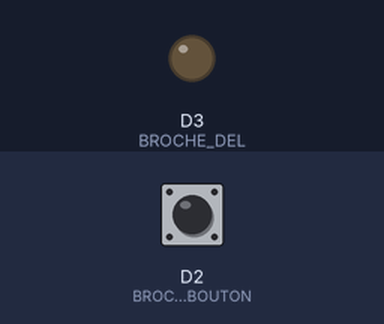
Bench run of a sketch on a simulated Arduino Uno R4 Minima. On the bench: output pins drawn as LEDs (lit = HIGH). Dashed ring = blinking. The test bench sets the inputs (shaded band); at power-on: D2 (BROCHE_BOUTON) HIGH.

Above: at 1.2 s.
1.3 s: D2 (BROCHE_BOUTON) pulled LOW for 0.15 s
At 1.7 s:
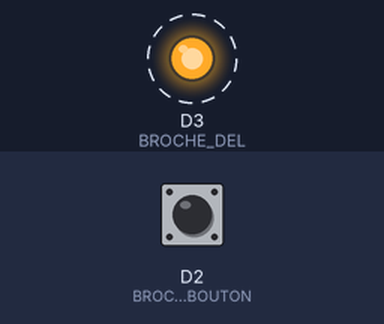
4.4 s: D2 (BROCHE_BOUTON) pulled LOW for 1 s
At 4.4 s:
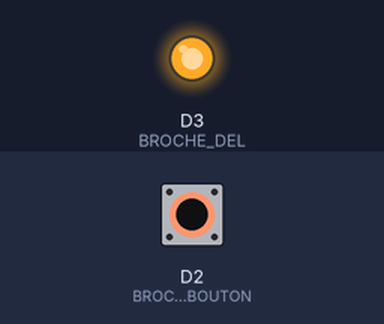
6.9 s: D2 (BROCHE_BOUTON) pulled LOW for 3.2 s
At 7.8 s:
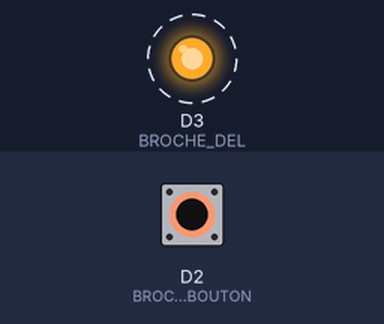
Timing chart, 0 to 17.6 s (numbered marks = the images above; inputs shaded):
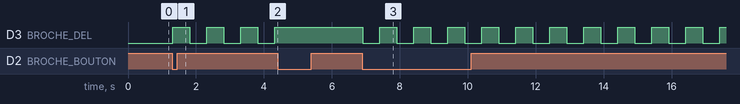

Measured:
- after the input at 1.3 s, D3 (BROCHE_DEL): alternates HIGH for 0.50 s and LOW for 0.50 s, starting at once
- after the input at 4.4 s, D3 (BROCHE_DEL): stops changing and stays HIGH
- after the input at 6.9 s, D3 (BROCHE_DEL): alternates HIGH for 0.50 s and LOW for 0.50 s, starting at once

The sketch:

Arduino_clignotement.ino
```cpp
#include <Arduino.h>
#include <Chrono.h>
#include <Bounce2.h>

#define BROCHE_DEL 3
#define BROCHE_BOUTON 2

#define INTERVALLE 500

Bounce2::Button bouton = Bounce2::Button();
Chrono minuterieDel;

bool etatDel = LOW;
bool clignotementActif = false;

void setup()
{
    // Configuration de la DEL
    pinMode(BROCHE_DEL, OUTPUT);
    digitalWrite(BROCHE_DEL, etatDel);

    // Configuration du bouton
    bouton.attach(BROCHE_BOUTON, INPUT_PULLUP);
    bouton.setPressedState(LOW);
}

void loop()
{
    // Mise à jour du bouton
    bouton.update();

    // Gestion de l'événement de pression
    if (bouton.pressed())
    {
        if (clignotementActif) {
            clignotementActif = false;
        } else {
             clignotementActif = true;
        }
    }

    // Gestion indépendante du clignotement
    if (clignotementActif) {
        if ( minuterieDel.hasPassed(INTERVALLE))
        {
            minuterieDel.restart();

            if ( etatDel == 0 ) {
                etatDel = 1;
            } else {
                etatDel = 0;
            }
            digitalWrite(BROCHE_DEL, etatDel);
        }
    }
}
```
